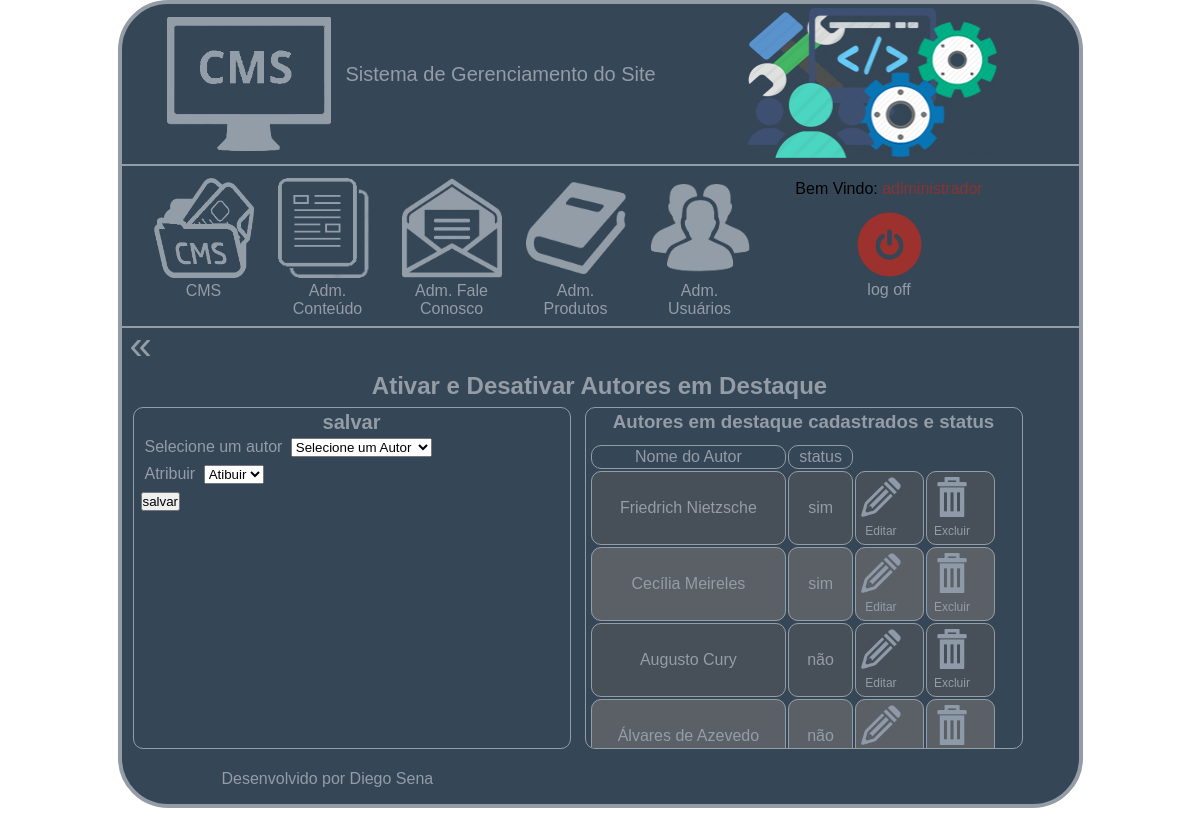
/autores-destaque-cms.php (signed in), run on the app's committed database.
### tables this page shows
CREATE TABLE `autores_destaque` (
  `cod_autor_destaque` int(11) NOT NULL AUTO_INCREMENT,
  `cod_autor` int(11) DEFAULT NULL,
  `cod_estatus` int(11) DEFAULT NULL,
  PRIMARY KEY (`cod_autor_destaque`),
  KEY `cod_autor` (`cod_autor`),
  KEY `cod_estatus` (`cod_estatus`),
  CONSTRAINT `autores_destaque_ibfk_1` FOREIGN KEY (`cod_autor`) REFERENCES `autor` (`cod_autor`),
  CONSTRAINT `autores_destaque_ibfk_2` FOREIGN KEY (`cod_estatus`) REFERENCES `estatus` (`cod_estatus`)
);

CREATE TABLE `autor` (
  `cod_autor` int(11) NOT NULL AUTO_INCREMENT,
  `nome_autor` varchar(60) NOT NULL,
  `foto_autor` varchar(60) DEFAULT NULL,
  `dt_nasc` date DEFAULT NULL,
  `bibliografia` text,
  PRIMARY KEY (`cod_autor`)
);

CREATE TABLE `estatus` (
  `cod_estatus` int(11) NOT NULL AUTO_INCREMENT,
  `texto` varchar(4) DEFAULT NULL,
  PRIMARY KEY (`cod_estatus`)
);

### autores-destaque-cms.php (the view, shortened to what this page needs)
<?php include("conexao.php")?>
<?php
	$botao = "salvar";
?>
<!doctype html>
<html lang="pt-br">
	<head>
		<link rel="stylesheet" type="text/css" href="css/cssCms.css"/>
    </head>
	<body>
    	<div class="principal">
			<?php include ("header.php")?>
			<div class="conteudo-cms">
				<div class="voltar">
					<a href="adm-conteudo.php"> &laquo; </a>
				</div>
				<div class="clear"> </div>
				<div class="autores-destaque">
					<h2> Ativar e Desativar Autores em Destaque </h2>
					<form name="autores-destaque-cms" method="post" action="autores-destaque-cms.php">
						<div class="largura">
							<center> <span class="span-"> <?php echo ($botao)?> </span> </center>
							<p>
								<label>Selecione um autor</label>
								<select name="sltNomeAutor">
										<option value="" > Selecione um Autor </option>
								</select>
							</p>
							<p>
								<label>Atribuir</label>
								<select name="sltEstatus">
									<option value="" selected > Atibuir </option>
								</select>
							</p>
							<p><input type="submit" name="btnsalvar" value="<?php echo ($botao)?>"> </p>
						</div>
						<div class="largura">
							<h3> Autores em destaque cadastrados e status</h3>
							<table class="tbl-autores-destaque-cadastrados">
								<tr class="tr-visualizacao">
									<td> Nome do Autor </td>
									<td> status </td>
								</tr>
								<?php
									$sql = "select ";
									$sql = $sql . "a.nome_autor as autor, ";
									$sql = $sql . "ad.cod_autor_destaque, ";
									$sql = $sql . "e.cod_estatus, e.texto as texto ";
									$sql = $sql . "from autor as a ";
									$sql = $sql . "inner join autores_destaque as ad ";
									$sql = $sql . "on (a.cod_autor = ad.cod_autor) ";
									$sql = $sql . "inner join estatus as e ";
									$sql = $sql . "on (ad.cod_estatus = e.cod_estatus) order by cod_estatus ";
									$select = mysqli_query($conexao, $sql);
									$contador = "";
									while($rs = mysqli_fetch_array($select, MYSQLI_ASSOC))
									{
										if($contador %2==0) $cor="#474F59";
										else $cor="#5B6066";
								?>
										<tr class="tr-dois" bgcolor="<?php echo($cor)?>">
											<td> <?php echo($rs["autor"]);?> </td>
											<td> <?php echo($rs["texto"]);?></td>
											<td>
												<div class="editar">
													<a href="autores-destaque-cms.php?modo=editar&codigo=<?php echo($rs["cod_autor_destaque"])?>">
														<img src="imagens/edit.png" alt="">
														Editar
													</a>
												</div>
											</td>
											<td>
												<div class="excluir">
													<a href="autores-destaque-cms.php?modo=excluir&codigo=<?php echo($rs["cod_autor_destaque"])?>">
														<img src="imagens/delete.png" alt="">
														Excluir
													</a>
												</div>
											</td>
										</tr>
								<?php
										$contador++;
									}
								?>
							</table>
						</div>
					</form>
				</div>
			</div>
			<footer>
				Desenvolvido por Diego Sena
			</footer>
        </div>
	</body>
</html>

### css/cssCms.css (style rules this page uses)
* { padding: 0; margin: 0; font-family: Arial, Helvetica, sans-serif; color: #000; }
a { color: #949CA6; font-size: 12pt; text-decoration: none; }
h2,h3 { text-align: center; color: #949CA6; }
p { padding: 4px; }
body { background-position: center; background-attachment: fixed; background-repeat: no-repeat; }
.principal { width: 957px; height: 800px; background-color: #354657; margin: auto auto 0; border-radius: 50px; border: solid 4px #949CA6; }
.conteudo-cms { width: 950px; height: 434px; float: left; margin: 4px; }
.voltar { width: 30px; height: 30px; float: left; text-align: center; line-height: 27px; }
.voltar a { font-size: 30pt; }
.clear { clear: both; height: 10px; width: 10px; }
.loja-cadastro label .autores-cadastro p, label { padding: 4px; clear: both; color: #949CA6; }
.tr-visualizacao td, .tr-dois td { color: #949CA6; text-align: center; border: solid 1px; border-radius: 10px; padding: 2px; }
.autores-destaque { width: 948px; height: 394px; float: left; }
.autores-destaque h3 { text-align: center; color: #949CA6; }
.autores-destaque h3 { margin-bottom: 10px; }
.span- { text-align: center; font-size: 20px; font-weight: bold; color: #949CA6; }
.largura { width: 430px; height: 334px; border: 1px solid; border-radius: 10px; color: #949CA6; float: left; overflow: auto; margin: 7px; padding: 3px; }
.tbl-autores-destaque-cadastrados { width: 95%; height: 12%; }
.width- a, div.editar a, div.excluir a { margin: 0; padding: 0; font-size: 9pt; }
div.editar, div.excluir { width: 40px; padding: 3px; text-align: center; }
img { width: 100%; height: 100%; }
footer { float: left; text-align: center; margin-left: 100px; clear: both; color: #949CA6; }

### data on the page
autores_destaque: cod_autor.nome_autor "Friedrich Nietzsche", cod_estatus.texto "sim"
autores_destaque: cod_autor.nome_autor "Cecília Meireles", cod_estatus.texto "sim"
autores_destaque: cod_autor.nome_autor "Augusto Cury", cod_estatus.texto "não"
autores_destaque: cod_autor.nome_autor "Álvares de Azevedo", cod_estatus.texto "não"

### other printed values
$botao "salvar"
